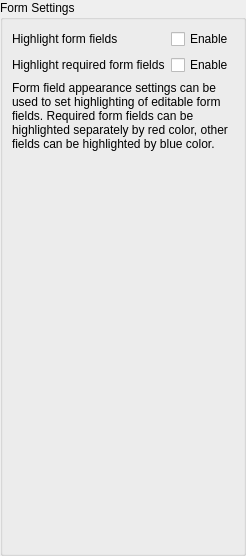
       <widget class="QWidget" name="formPage">
        <layout class="QVBoxLayout" name="formPageLayout">
         <property name="leftMargin">
          <number>0</number>
         </property>
         <property name="topMargin">
          <number>0</number>
         </property>
         <property name="rightMargin">
          <number>0</number>
         </property>
         <property name="bottomMargin">
          <number>0</number>
         </property>
         <item>
          <widget class="QGroupBox" name="formGroupBox">
           <property name="title">
            <string>Form Settings</string>
           </property>
           <layout class="QVBoxLayout" name="verticalLayout_7">
            <item>
             <layout class="QGridLayout" name="formWidgetsLayout">
              <item row="0" column="0">
               <widget class="QLabel" name="formHighlightFieldsLabel">
                <property name="text">
                 <string>Highlight form fields</string>
                </property>
               </widget>
              </item>
              <item row="1" column="0">
               <widget class="QLabel" name="formHighlightRequiredFieldsLabel">
                <property name="text">
                 <string>Highlight required form fields</string>
                </property>
               </widget>
              </item>
              <item row="0" column="1">
               <widget class="QCheckBox" name="formHighlightFieldsCheckBox">
                <property name="text">
                 <string>Enable</string>
                </property>
               </widget>
              </item>
              <item row="1" column="1">
               <widget class="QCheckBox" name="formHighlightRequiredFieldsCheckBox">
                <property name="text">
                 <string>Enable</string>
                </property>
               </widget>
              </item>
             </layout>
            </item>
            <item>
             <widget class="QLabel" name="formInfoLabel">
              <property name="text">
               <string>&lt;html&gt;&lt;head/&gt;&lt;body&gt;&lt;p&gt;Form field appearance settings can be used to set highlighting of editable form fields. Required form fields can be highlighted separately by red color, other fields can be highlighted by blue color.&lt;/p&gt;&lt;/body&gt;&lt;/html&gt;</string>
              </property>
              <property name="wordWrap">
               <bool>true</bool>
              </property>
             </widget>
            </item>
            <item>
             <spacer name="formGroupBoxSpacer">
              <property name="orientation">
               <enum>Qt::Vertical</enum>
              </property>
              <property name="sizeHint" stdset="0">
               <size>
                <width>20</width>
                <height>393</height>
               </size>
              </property>
             </spacer>
            </item>
           </layout>
          </widget>
         </item>
        </layout>
       </widget>
